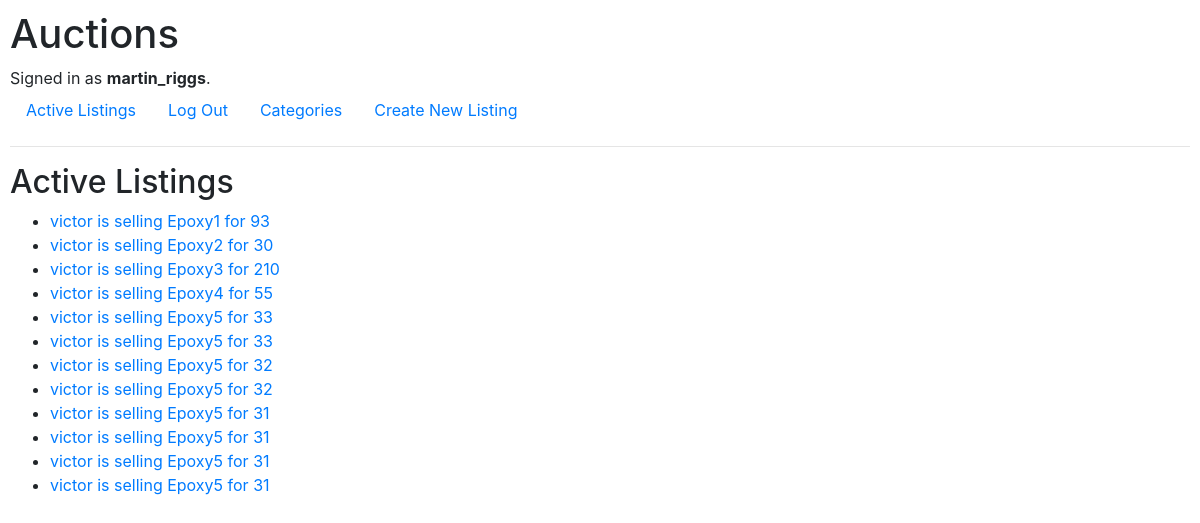
The page / (signed in) on the database its author committed.
### auctions/models.py (models this page shows)
class User(AbstractUser):
	id = models.BigAutoField(primary_key=True)

class AuctionListing(models.Model):
	id = models.BigAutoField(primary_key=True)
	user_name = models.ForeignKey(User, on_delete = models.CASCADE, default = "victor")
	listingname = models.CharField(max_length = 50)
	listingdesc = models.CharField(max_length = 200, blank = True)
	listingurl = models.CharField(max_length = 100, blank = True)
	listingcategory = models.CharField(max_length = 20, blank = True)
	liquid = models.BooleanField(default = True)
	initbid = models.IntegerField()
	def __str__(self):
		return f"{self.user_name} is selling {self.listingname} for {self.initbid}"

### auctions/views.py (the view)
# urls.py: path("", views.index, name="index"),
def index(request):
    return render(request, "auctions/index.html", {
        "listings" : list(AuctionListing.objects.all())
        })

### auctions/templates/auctions/index.html
{% extends "auctions/layout.html" %}
{% block body %}
    <h2>Active Listings</h2>
    <ul>
        {% for listing in listings %}
        {% if listing.liquid %}
        <li><a href="{% url 'listingpage' listing.id %}">{{ listing }}</a></li>
        {% endif %}
        {% endfor %}
    </ul>
{% endblock %}

### auctions/templates/auctions/layout.html (shortened to what this page needs)
{% load static %}
<!DOCTYPE html>
<html lang="en">
    <head>
        <link rel="stylesheet" href="https://stackpath.bootstrapcdn.com/bootstrap/4.4.1/css/bootstrap.min.css">
        <link href="{% static 'auctions/styles.css' %}" rel="stylesheet">
    </head>
    <body>
        <h1>Auctions</h1>
        <div>
            {% if user.is_authenticated %}
                Signed in as <strong>{{ user.username }}</strong>.
            {% else %}
                Not signed in.
            {% endif %}
        </div>
        <ul class="nav">
            <li class="nav-item">
                <a class="nav-link" href="{% url 'index' %}">Active Listings</a>
            </li>
            {% if user.is_authenticated %}
            <li class="nav-item">
                    <a class="nav-link" href="{% url 'logout' %}">Log Out</a>
            </li>
            <li class="nav-item">
                    <a class="nav-link" href="{% url 'category' %}">Categories</a>
            </li>
            <li class="nav-item">
                    <a class="nav-link" href="{% url 'listentry' %}">Create New Listing</a>
            </li>
            {% endif %}
        </ul>
        <hr>
        {% block body %}
        {% endblock %}
    </body>
</html>

### auctions/static/auctions/styles.css (style rules this page uses)
body { padding: 10px; }

### rows shown on the page
User: username "martin_riggs"
AuctionListing: user_name+listingname+initbid "victor is selling Epoxy1 for 93"
AuctionListing: user_name+listingname+initbid "victor is selling Epoxy2 for 30"
AuctionListing: user_name+listingname+initbid "victor is selling Epoxy3 for 210"
AuctionListing: user_name+listingname+initbid "victor is selling Epoxy4 for 55"
AuctionListing: user_name+listingname+initbid "victor is selling Epoxy5 for 33"
AuctionListing: user_name+listingname+initbid "victor is selling Epoxy5 for 33"
AuctionListing: user_name+listingname+initbid "victor is selling Epoxy5 for 32"
AuctionListing: user_name+listingname+initbid "victor is selling Epoxy5 for 32"
AuctionListing: user_name+listingname+initbid "victor is selling Epoxy5 for 31"
AuctionListing: user_name+listingname+initbid "victor is selling Epoxy5 for 31"
AuctionListing: user_name+listingname+initbid "victor is selling Epoxy5 for 31"
AuctionListing: user_name+listingname+initbid "victor is selling Epoxy5 for 31"
